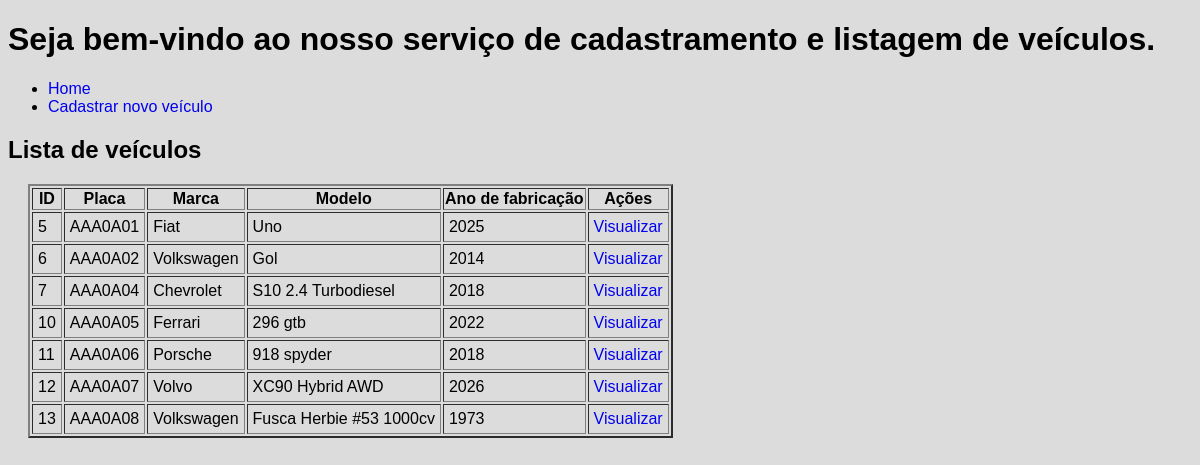
/php/lista_carros.php, run on the app's committed database.
### tables this page shows
CREATE TABLE `carro` (
  `id` int(11) NOT NULL,
  `placa` varchar(7) NOT NULL,
  `marca` varchar(50) NOT NULL,
  `modelo` varchar(50) NOT NULL,
  `ano` varchar(4) NOT NULL
);

### php/lista_carros.php (the view, shortened to what this page needs)
<?php
    require_once 'config.php';
    $query= $pdo->prepare("SELECT * FROM carro");
    $query->execute();
    $carros = $query->fetchAll(PDO::FETCH_ASSOC);
?>
<!DOCTYPE html>
<html lang="pt-br">
<head>
    <link rel="stylesheet" href="../css/global.css">
</head>
<body>
    <header>
        <h1>
            Seja bem-vindo ao nosso serviço de cadastramento e listagem de veículos.
        </h1>
        <ul>
            <li>
                <a href="../index.php">Home</a>
            </li>
            <li>
                <a href="./cadastra_carro.php">Cadastrar novo veículo</a>
            </li>
        </ul>
    </header>
    <h2>
        Lista de veículos
    </h2>
    <table border="2">
        <thead>
            <tr>
                <th>ID</th>
                <th>Placa</th>
                <th>Marca</th>
                <th>Modelo</th>
                <th>Ano de fabricação</th>
                <th>Ações</th>
            </tr>
        </thead>
        <tbody>
            <?php foreach ($carros as $carro): ?>
                <tr>
                    <td><?= $carro['id'] ?></td>
                    <td><?= $carro['placa'] ?></td>
                    <td><?= $carro['marca'] ?></td>
                    <td><?= $carro['modelo'] ?></td>
                    <td><?= $carro['ano'] ?></td>
                    <td><a href="./visualiza_carro.php?id=<?= $carro['id']?>">Visualizar</a></td>
                </tr>
            <?php endforeach; ?>
        </tbody>
    </table>
</body>
</html>

### css/global.css (style rules this page uses)
body { background-color: gainsboro; font-family: 'Franklin Gothic Medium', 'Arial Narrow', Arial, sans-serif; }
a { text-decoration: none; }
table { margin-left: 20px; }
td { padding: 5px; }

### data on the page
carro: id "5", placa "AAA0A01", marca "Fiat", modelo "Uno", ano "2025"
carro: id "6", placa "AAA0A02", marca "Volkswagen", modelo "Gol", ano "2014"
carro: id "7", placa "AAA0A04", marca "Chevrolet", modelo "S10 2.4 Turbodiesel", ano "2018"
carro: id "10", placa "AAA0A05", marca "Ferrari", modelo "296 gtb", ano "2022"
carro: id "11", placa "AAA0A06", marca "Porsche", modelo "918 spyder", ano "2018"
carro: id "12", placa "AAA0A07", marca "Volvo", modelo "XC90 Hybrid AWD", ano "2026"
carro: id "13", placa "AAA0A08", marca "Volkswagen", modelo "Fusca Herbie #53 1000cv", ano "1973"
